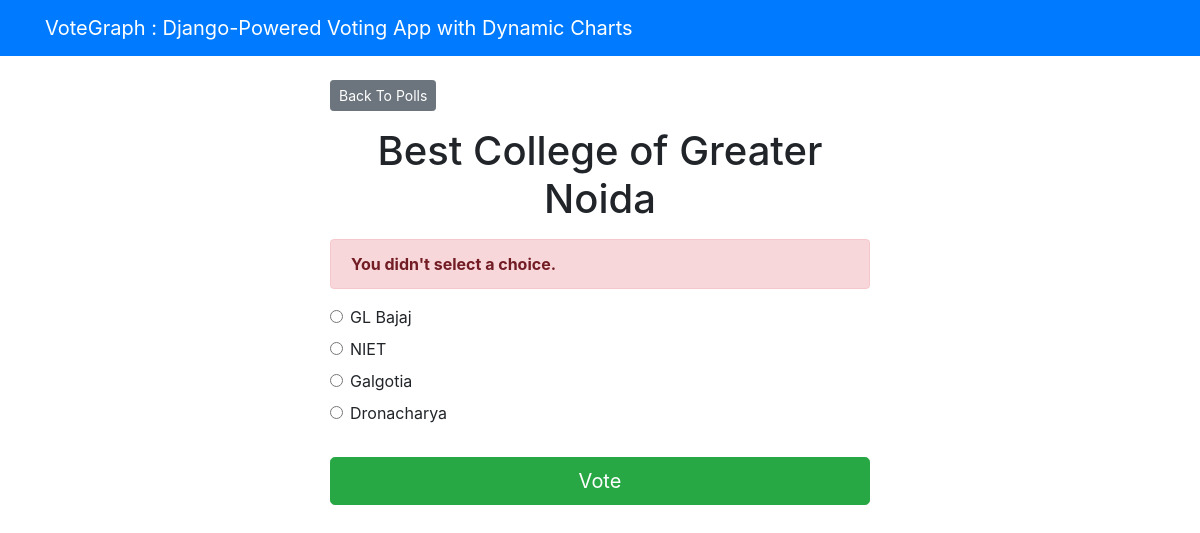
The page /polls/1/vote/ on the database its author committed.
### polls/models.py (models this page shows, shortened)
class Question(models.Model):
    question_text = models.CharField(max_length=200)
    pub_date = models.DateTimeField('date published')

class Choice(models.Model):
    question = models.ForeignKey(Question, on_delete=models.CASCADE)
    choice_text = models.CharField(max_length=200)
    votes = models.IntegerField(default=0)

### polls/views.py (the view)
# urls.py: path('<int:question_id>/vote/', views.vote, name='vote'),
def vote(request, question_id):
    question = get_object_or_404(Question, pk=question_id)
    try:
        selected_choice = question.choice_set.get(pk=request.POST['choice'])
    except (KeyError, Choice.DoesNotExist):
        return render(request, 'polls/detail.html', {
            'question': question,
            'error_message': "You didn't select a choice.",
        })
    else:
        selected_choice.votes += 1
        selected_choice.save()
        return HttpResponseRedirect(reverse('polls:results', args=(question.id,)))

### templates/polls/detail.html (shortened to what this page needs)
{% extends 'base.html' %}
{% block content %}
<a class="btn btn-secondary btn-sm mb-3" href="{% url 'polls:index' %}">Back To Polls</a>
<h1 class="text-center mb-3">{{ question.question_text }}</h1>
{% if error_message %}
<p class="alert alert-danger">
	<strong>{{ error_message }}</strong>
</p>
{% endif %}
<form action="{% url 'polls:vote' question.id %}" method="post">
	{% for choice in question.choice_set.all %}
		<div class="form-check">
			<input
				type="radio"
				name="choice"
				class="form-check-input"
				id="choice{{ forloop.counter }}"
				value="{{ choice.id }}"
			/>
			<label for="choice{{ forloop.counter }}">{{ choice.choice_text }}</label
			>
		</div>
	{% endfor %}
	<input type="submit" value="Vote" class="btn btn-success btn-lg btn-block mt-4" />
</form>
{% endblock %}

### rows shown on the page
Question: question_text "Best College of Greater Noida"
Choice: choice_text "GL Bajaj"
Choice: choice_text "NIET"
Choice: choice_text "Galgotia"
Choice: choice_text "Dronacharya"

### other values the page prints
{{ error_message }} "You didn't select a choice."
